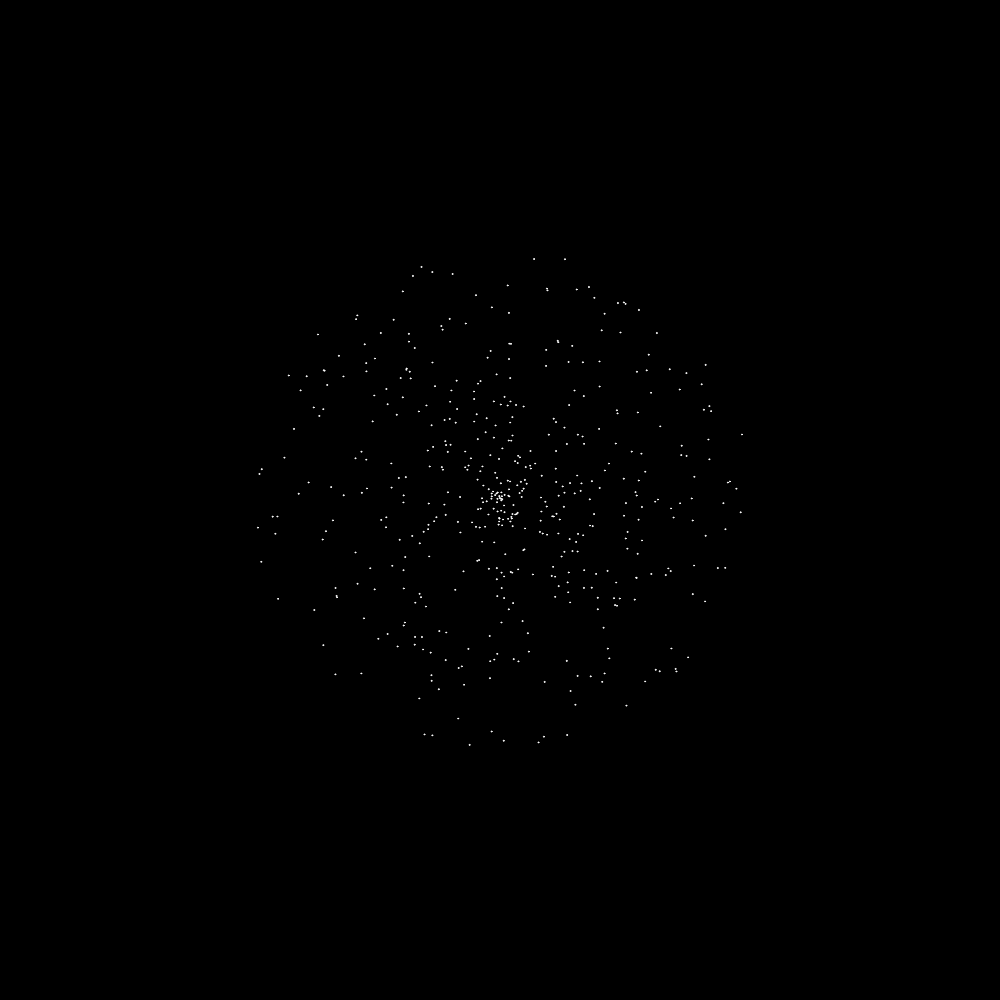
Frame 1 (no input)
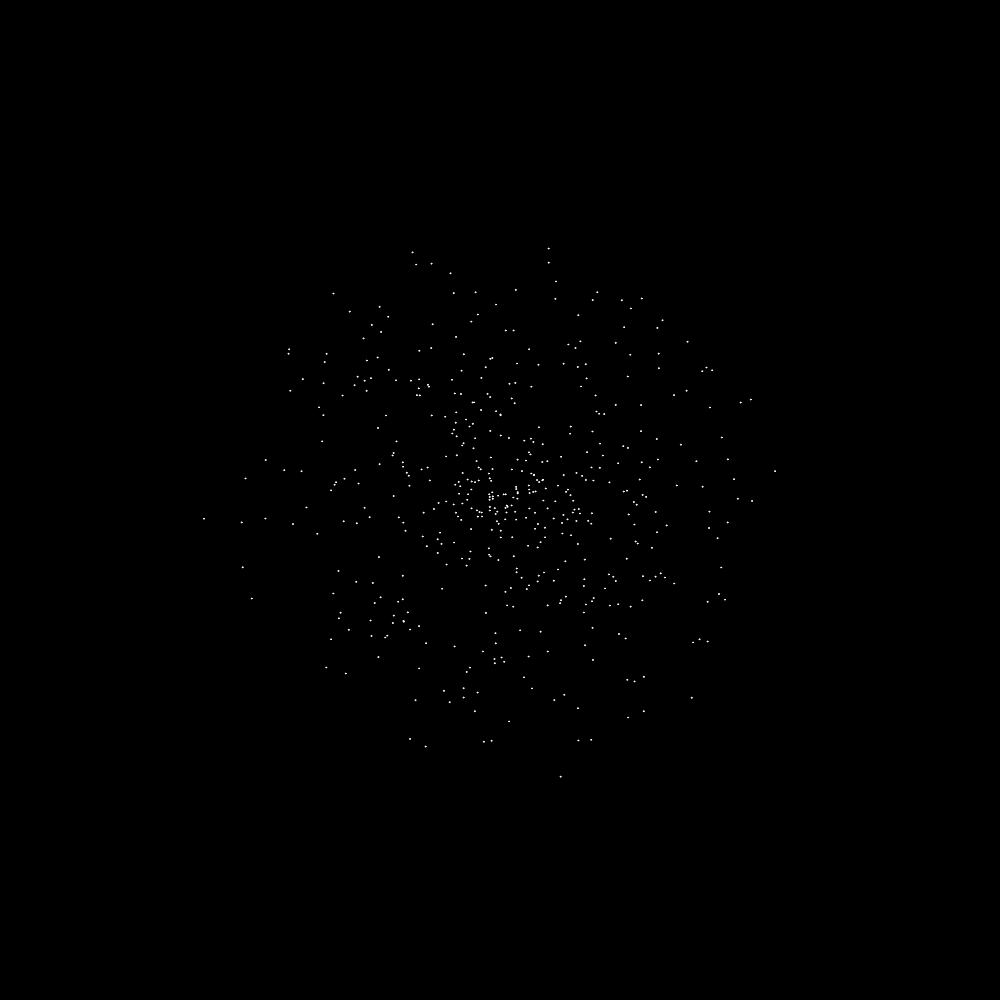
Frame 60 (no input)
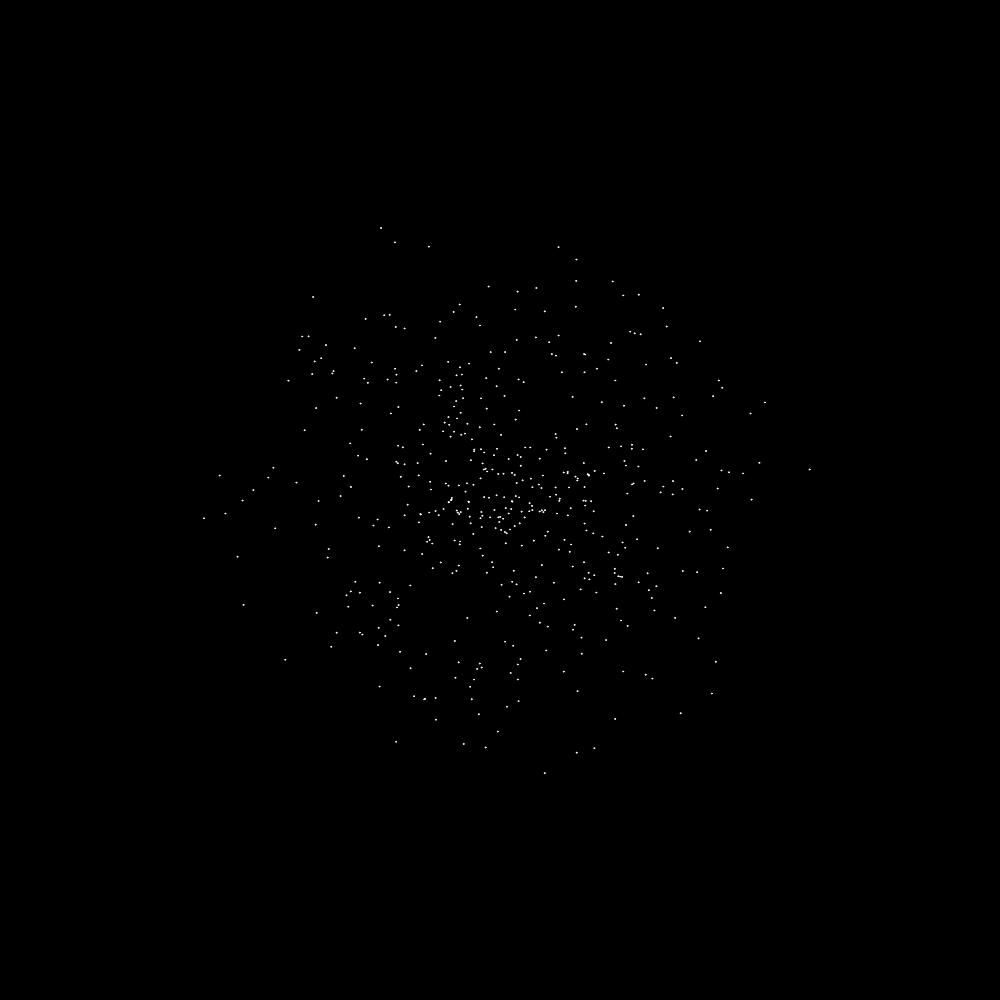
Frame 120 (the mouse pressed at the canvas centre since frame 60)

The p5.js sketch that drew these frames (run headless with seeded random() and noise() and a simulated clock; from frame 60 on, the mouse is pressed at the canvas centre):

// p5.js sketch
// ── sketch.js
let ants = []

function setup(){
    createCanvas(WIDTH, HEIGHT);
    pixelDensity(1);
    background(0);

    
    for (let i = 0 ; i < NUM_ANTS ; i++){
        ants.push(spawnAnt(SPAWN_MODE));
    }
    sense(ants[0], 1);
}

function draw() {
    background(0);
    for (let i = 0 ; i < STEPS_PER_FRAME ; i++){
        simulate();
    }

    stroke(255);
    for (let i = 0 ; i < ants.length ; i++) {
        ellipse(ants[i].position.x, ants[i].position.y, 1);
    }
    // noLoop();
    // setTimeout(draw, 1000);
}
// ── ant.js
class Ant {
    constructor(position, angle, specie){
        this.position = position;
        this.angle = angle;
        this.specie = specie;
    }
}
// ── settings.js
// Simulation Settings
const STEPS_PER_FRAME = 1;
const WIDTH = 1000;
const HEIGHT = 1000;
const NUM_ANTS = 500;
const SPAWN_MODE = 'random-circle';

// Trail Settings
const TRAIL_WEIGHT = 1;
const DECAY_RATE = 1;
const DIFFUSE_RATE = 1;

class Species {
    constructor(moveSpeed, turnSpeed, sensorAngleDeg, sensorOffsetDst, sensorSize) {
        this.moveSpeed = moveSpeed;
        this.turnSpeed = turnSpeed;

        this.sensorAngleDeg = sensorAngleDeg;
        this.sensorOffsetDst = sensorOffsetDst;
        this.sensorSize = sensorSize;
    }
}

let species = [
    new Species(30, -90, 112, 20, 3),
    new Species(30, 30, 45, 20, 5),
    new Species(20, 12, 30,  35, 1),
]
// ── simulation.js
let trailWeight = 0.5;
let deltaTime = 0.1;
let time = 1;

function hash(state) {
    state ^= 2747636419;
    state *= 2654435769;
    state ^= state >> 16;
    state *= 2654435769;
    state ^= state >> 16;
    state *= 2654435769;

    return state;
}

function scaleToRange01(state) {
    return state / 4294967295;
}

function sense(ant, specie, angleOffset){
    let sensorAngle = ant.angle + angleOffset;
    let sensorDir = new p5.Vector(Math.cos(sensorAngle), Math.sin(sensorAngle));

    let sensorPos = new p5.Vector(0, 0).add(ant.position).add(sensorDir.mult(specie.sensorOffsetDst));
    let sensorX = sensorPos.x;
    let sensorY = sensorPos.y;
    
    let sum = 0;

    for (let offsetX = -specie.sensorSize ; offsetX <= specie.sensorSize ; offsetX++){
        for (let offsetY = -specie.sensorSize ; offsetY <= specie.sensorSize ; offsetY++){
            let sampleX = min(WIDTH - 1, max(0, sensorX + offsetX));
            let sampleY = min(HEIGHT - 1, max(0, sensorY + offsetY));

            //
        }
    }

    return sum;
}

function simulate(){
    for (let index = 0 ; index < ants.length ; index++){
        let ant = ants[index];

        let specie = species[ant.specie];
        let pos = ant.position;

        let random = hash(pos.y * WIDTH + pos.x + hash(index + time * 100000));

        // Steer based on sensory data
        let sensorAngleRad = specie.sensorAngleDeg * (PI / 180);

        let weightForward = sense(ant, specie, 0);
        let weightLeft = sense(ant, specie, sensorAngleRad);
        let weightRight = sense(ant, specie, -sensorAngleRad);

        let randomSteerStrength = scaleToRange01(random);

        // Continue in same direction
        if (weightForward > weightLeft && weightForward > weightRight) {
            ant.angle += 0;
        }
        else if (weightForward < weightLeft && weightForward < weightRight) {
            ant.angle += (randomSteerStrength - 0.5) * 2 * specie.turnSpeed * deltaTime;
        }
        // Turn right
        else if (weightRight > weightLeft) {
            ant.angle -= randomSteerStrength * specie.turnSpeed * deltaTime;
        }
        // Turn left
        else if (weightLeft > weightRight) {
            ant.angle += randomSteerStrength * specie.turnSpeed * deltaTime;
        }
            // Turn randomly
        else {
            ant.angle += randomSteerStrength * deltaTime ;
        }

        // Update position
        let direction = new p5.Vector(Math.cos(ant.angle), Math.sin(ant.angle));
        let newPos = new p5.Vector(0, 0).add(ant.position).add(direction.mult(deltaTime).mult(specie.moveSpeed));

        // Clamp position to map boundaries, and pick new random move dir if hit boundary
        if (newPos.x < 0 || newPos.x >= width || newPos.y < 0 || newPos.y >= height) {
            random = hash(random);
            let randomAngle = scaleToRange01(random) * 2 * PI;

            newPos.x = min(WIDTH - 0.01, max(0, newPos.x));
            newPos.y = min(HEIGHT - 0.01, max(0, newPos.y));
            ant.angle = randomAngle;
        }
        else {
            // TrailMap[newPos.x][newPos.y] += agent.speciesMask * trailWeight;
        }
        
        ant.position = newPos;
    }
}
// ── spawnmode.js
function spawnAnt(mode){
    let center = new p5.Vector(WIDTH/2, HEIGHT/2);
    let startPos = new p5.Vector(0, 0);
    let randomAngle = Math.random() * 2 * Math.PI;
    let angle = 0;

    switch (mode){
        case 'point':
            startPos = center;
            angle = randomAngle;
            break;
        case 'random':
            startPos = createVector(Math.random() * WIDTH, Math.random() * HEIGHT);
            angle = randomAngle;
            break;
        case 'inward-circle':
            startPos = getCirclePoint(Math.random() * 2 * Math.PI, Math.random() * HEIGHT * 0.5).add(center);
            let deltaPos = createVector(0, 0).add(center).sub(startPos);
            angle = Math.atan2(deltaPos.y, deltaPos.x);
            break;
        case 'random-circle':
            startPos = getCirclePoint(Math.random() * 2 * Math.PI, Math.random() * HEIGHT * 0.25).add(center);
            angle = randomAngle;
            break;
    }
    
    return new Ant(startPos, angle, 0);
}

const getCirclePoint = (radians, radius) => {
    return new p5.Vector(Math.cos(radians) * radius, Math.sin(radians) * radius);
}
